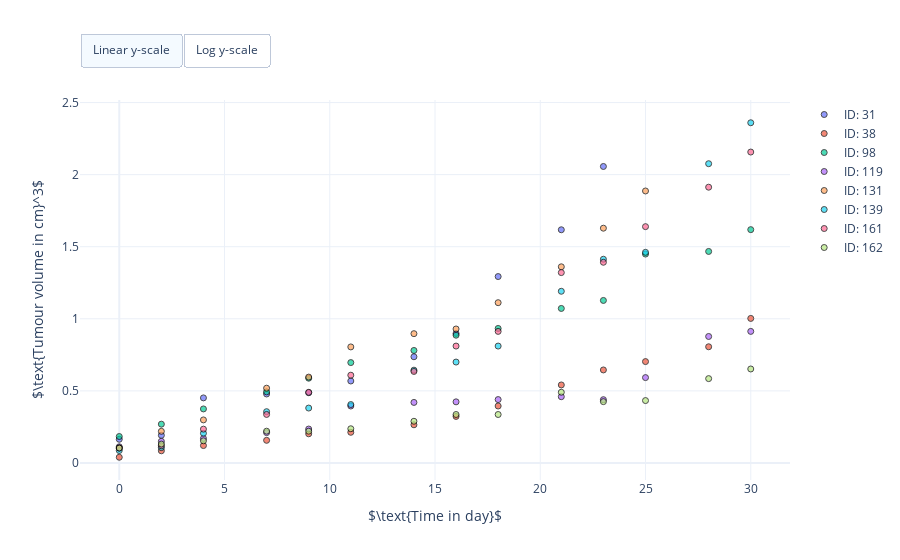

Notebook cell for this chart:
### Markdown cell above
**Figure 1:** Plasma concentration time series in lung cancer treatment group with low erlotinib dose ($6.25\, \text{mg}$ oral dose per $\text{g}$ body weight).

### Code cell
# Create scatter plot
fig = eplt.PDTimeSeriesPlot()
fig.add_data(data, biomarker='Tumour volume')
fig.set_axis_labels(xlabel=r'$\text{Time in day}$', ylabel=r'$\text{Tumour volume in cm}^3$')

# Show figure
fig.show()

### Figure 1 — Plotly figure (JSON) as saved in the notebook; plotly's stock layout.template omitted (floating-point values rounded to 4 significant figures)
{"data": [{"marker": {"color": "#636EFA", "line": {"color": "black", "width": 1}, "opacity": 0.7, "symbol": "circle"}, "mode": "markers", "name": "ID: 31", "showlegend": true, "type": "scatter", "x": [0, 2, 4, 7, 9, 10.1, 11, 14, 16, 16.04, 18, 21, 23, 3, 5, 6, 8, 10, 12, 13, 15], "y": [0.1642, 0.1916, 0.4512, 0.4783, 0.4874, null, 0.5685, 0.7366, 0.8981, null, 1.293, 1.617, 2.056, null, null, null, null, null, null, null, null]}, {"marker": {"color": "#EF553B", "line": {"color": "black", "width": 1}, "opacity": 0.7, "symbol": "circle"}, "mode": "markers", "name": "ID: 38", "showlegend": true, "type": "scatter", "x": [0, 2, 4, 7, 9, 11, 11, 14, 16, 16.1, 18, 21, 23, 25, 28, 30, 3, 5, 6, 8, 10, 12, 13, 15], "y": [0.0395, 0.08427, 0.1206, 0.1568, 0.2022, 0.2125, null, 0.2647, 0.3228, null, 0.3949, 0.541, 0.645, 0.703, 0.8058, 1.002, null, null, null, null, null, null, null, null]}, {"marker": {"color": "#00CC96", "line": {"color": "black", "width": 1}, "opacity": 0.7, "symbol": "circle"}, "mode": "markers", "name": "ID: 98", "showlegend": true, "type": "scatter", "x": [0, 2, 4, 7, 9, 10.21, 11, 14, 16, 16.42, 18, 21, 23, 25, 28, 30, 3, 5, 6, 8, 10, 12, 13, 15], "y": [0.1833, 0.269, 0.3747, 0.4931, 0.5878, null, 0.6961, 0.7803, 0.8861, null, 0.9329, 1.072, 1.127, 1.449, 1.467, 1.618, null, null, null, null, null, null, null, null]}, {"marker": {"color": "#AB63FA", "line": {"color": "black", "width": 1}, "opacity": 0.7, "symbol": "circle"}, "mode": "markers", "name": "ID: 119", "showlegend": true, "type": "scatter", "x": [0, 2, 4, 7, 9, 10.04, 11, 14, 16, 16.02, 18, 21, 23, 25, 28, 30, 3, 5, 6, 8, 10, 12, 13, 15], "y": [0.1121, 0.1499, 0.17, 0.2104, 0.2352, null, 0.3949, 0.4198, 0.4238, null, 0.4396, 0.4594, 0.439, 0.592, 0.8772, 0.9125, null, null, null, null, null, null, null, null]}, {"marker": {"color": "#FFA15A", "line": {"color": "black", "width": 1}, "opacity": 0.7, "symbol": "circle"}, "mode": "markers", "name": "ID: 131", "showlegend": true, "type": "scatter", "x": [0, 2, 4, 7, 9, 10.02, 11, 14, 16, 16.01, 18, 21, 23, 25, 3, 5, 6, 8, 10, 12, 13, 15], "y": [0.1044, 0.2194, 0.2985, 0.5186, 0.5954, null, 0.8048, 0.8967, 0.9292, null, 1.112, 1.36, 1.628, 1.886, null, null, null, null, null, null, null, null]}, {"marker": {"color": "#19D3F3", "line": {"color": "black", "width": 1}, "opacity": 0.7, "symbol": "circle"}, "mode": "markers", "name": "ID: 139", "showlegend": true, "type": "scatter", "x": [0, 2, 4, 7, 9, 9.992, 11, 14, 16, 16.99, 18, 21, 23, 25, 28, 30, 3, 5, 6, 8, 10, 12, 13, 15], "y": [0.08621, 0.1062, 0.2054, 0.3557, 0.3807, null, 0.405, 0.6436, 0.6998, null, 0.8107, 1.191, 1.413, 1.461, 2.076, 2.36, null, null, null, null, null, null, null, null]}, {"marker": {"color": "#FF6692", "line": {"color": "black", "width": 1}, "opacity": 0.7, "symbol": "circle"}, "mode": "markers", "name": "ID: 161", "showlegend": true, "type": "scatter", "x": [0, 2, 4, 7, 9, 10.01, 11, 14, 16.0, 16, 18, 21, 23, 25, 28, 30, 3, 5, 6, 8, 10, 12, 13, 15], "y": [0.1026, 0.1194, 0.2345, 0.3365, 0.4898, null, 0.6086, 0.6346, null, 0.8107, 0.9125, 1.32, 1.392, 1.639, 1.913, 2.157, null, null, null, null, null, null, null, null]}, {"marker": {"color": "#B6E880", "line": {"color": "black", "width": 1}, "opacity": 0.7, "symbol": "circle"}, "mode": "markers", "name": "ID: 162", "showlegend": true, "type": "scatter", "x": [0, 2, 4, 7, 9, 10.41, 11, 14, 16, 16.21, 18, 21, 23, 25, 28, 30, 3, 5, 6, 8, 10, 12, 13, 15], "y": [0.1035, 0.131, 0.1536, 0.2203, 0.2203, null, 0.2371, 0.289, 0.336, null, 0.336, 0.4904, 0.4253, 0.4327, 0.585, 0.6518, null, null, null, null, null, null, null, null]}], "layout": {"autosize": true, "updatemenus": [{"buttons": [{"args": [{"yaxis.type": "linear"}], "label": "Linear y-scale", "method": "relayout"}, {"args": [{"yaxis.type": "log"}], "label": "Log y-scale", "method": "relayout"}], "direction": "left", "pad": {"r": 0, "t": -10}, "showactive": true, "type": "buttons", "x": 0, "xanchor": "left", "y": 1.15, "yanchor": "top"}], "xaxis": {"title": {"text": "$\\text{Time in day}$"}}, "yaxis": {"title": {"text": "$\\text{Tumour volume in cm}^3$"}}}}
